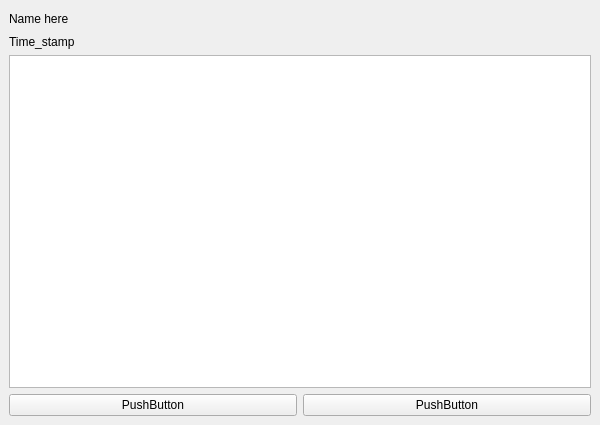
<?xml version="1.0" encoding="UTF-8"?>
<ui version="4.0">
 <class>MainWindow</class>
 <widget class="QMainWindow" name="MainWindow">
  <property name="geometry">
   <rect>
    <x>0</x>
    <y>0</y>
    <width>600</width>
    <height>425</height>
   </rect>
  </property>
  <property name="windowTitle">
   <string>MainWindow</string>
  </property>
  <widget class="QWidget" name="centralwidget">
   <layout class="QVBoxLayout" name="verticalLayout_2">
    <item>
     <layout class="QVBoxLayout" name="verticalLayout">
      <item>
       <widget class="QLabel" name="label">
        <property name="enabled">
         <bool>true</bool>
        </property>
        <property name="sizePolicy">
         <sizepolicy hsizetype="Minimum" vsizetype="Minimum">
          <horstretch>0</horstretch>
          <verstretch>0</verstretch>
         </sizepolicy>
        </property>
        <property name="minimumSize">
         <size>
          <width>0</width>
          <height>20</height>
         </size>
        </property>
        <property name="frameShape">
         <enum>QFrame::NoFrame</enum>
        </property>
        <property name="text">
         <string>Name here</string>
        </property>
       </widget>
      </item>
      <item>
       <widget class="QLabel" name="label_2">
        <property name="text">
         <string>Time_stamp</string>
        </property>
       </widget>
      </item>
      <item>
       <widget class="QTextBrowser" name="textBrowser"/>
      </item>
      <item>
       <layout class="QHBoxLayout" name="horizontalLayout">
        <item>
         <widget class="QPushButton" name="pushButton">
          <property name="text">
           <string>PushButton</string>
          </property>
         </widget>
        </item>
        <item>
         <widget class="QPushButton" name="pushButton_2">
          <property name="text">
           <string>PushButton</string>
          </property>
         </widget>
        </item>
       </layout>
      </item>
     </layout>
    </item>
   </layout>
  </widget>
 </widget>
 <resources/>
 <connections/>
</ui>
